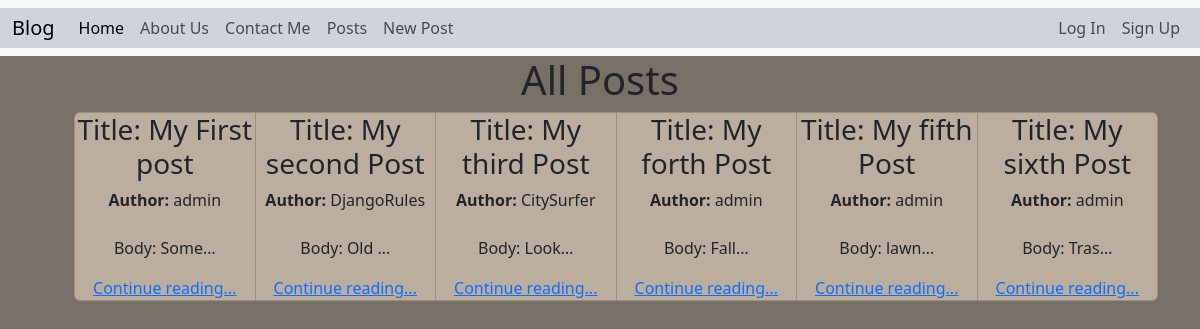
The app's page /posts/, older data.
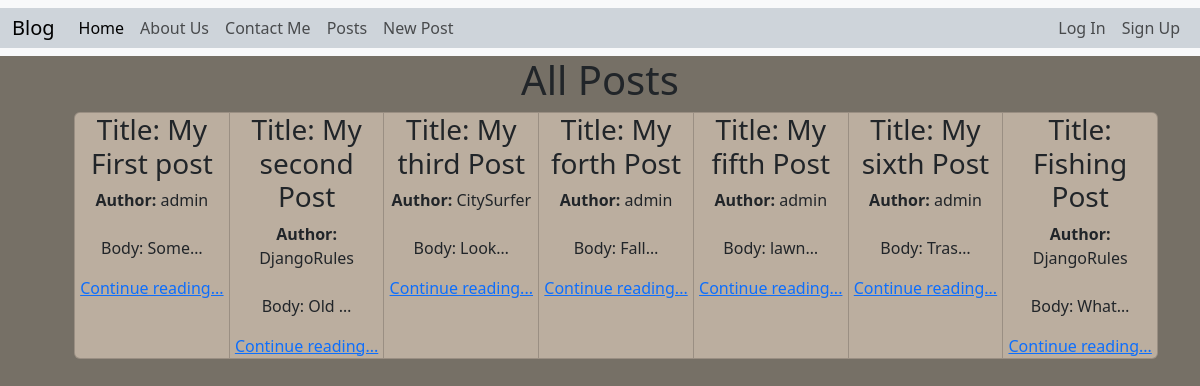
The same page, newer data.
### posts/models.py (models this page shows, shortened)
class Post(models.Model):
  title = models.CharField(max_length=128)            # String Max characters 128
  subtitle = models.CharField(max_length=128)         # String Max characters 128
  body = models.TextField()                           # String big amount of info
  created_on = models.DateTimeField(auto_now_add=True)# Added automatically
  author = models.ForeignKey(                         # Field to add a relation to another table
    User,                                             # What model is related to
    on_delete=models.CASCADE                          # The action IF a user gets deleted
  )

### posts/views.py (the view)
# urls.py: path("", PostListView.as_view(), name="post_list"),
class PostListView(ListView): # GET Request -> List
    template_name = "posts/list.html"
    model = Post
    context_object_name = "posts"

### templates/posts/list.html (shortened to what this page needs)
{% extends 'base.html' %}
{% load static %}
{% block css%}
  <link rel="stylesheet" href="{% static 'css/list.css' %}">
{% endblock %}
{% block content %}
  <h1 class="text-center">All Posts</h1>
  <ul class="card-group">
      {% for item in posts %}
        <li class="card text-center mb-2" style="width: 18rem;">
          <h3>Title: {{ item.title }}</h3>
          <span><strong>Author: </strong>{{ item.author }}</span><br/>
          <p>Body: {{ item.body|truncatechars:5 }}</p>
          <a href="{% url 'post_detail' item.id %}">Continue reading...</a>
        </li>
      {% endfor %}
  </ul>
{% endblock %}

Row changes from the older to the newer data that the page shows:
added Post: title "Fishing Post", author "DjangoRules", body "What…"
